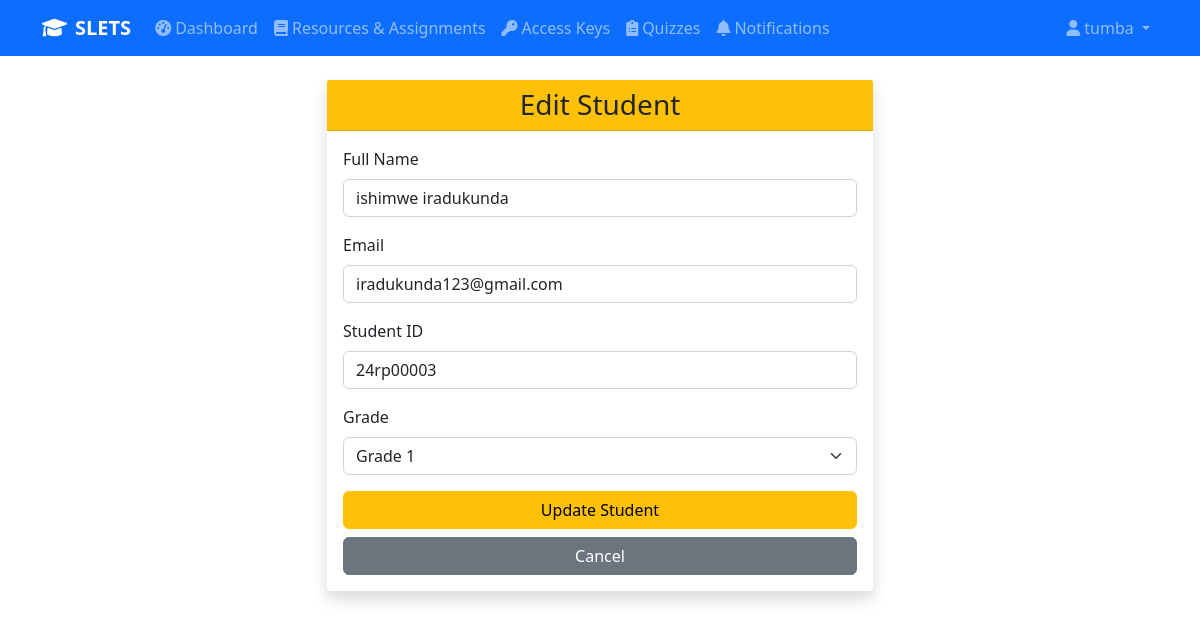
/teacher/edit_student/1 (signed in), run on the app's committed database.
### app.py (models this page shows, shortened)
class User(UserMixin, db.Model):
    id = db.Column(db.Integer, primary_key=True)
    username = db.Column(db.String(80), unique=True, nullable=False)
    password_hash = db.Column(db.String(255), nullable=False)
    role = db.Column(db.String(20), nullable=False)  # 'admin', 'teacher' or 'student'
    email = db.Column(db.String(255), nullable=False)

class Student(db.Model):
    id = db.Column(db.Integer, primary_key=True)
    name = db.Column(db.String(100), nullable=False)
    student_id = db.Column(db.String(20), unique=True, nullable=False)
    grade = db.Column(db.String(10), nullable=False)
    user_id = db.Column(db.Integer, db.ForeignKey('user.id'))
    teacher_id = db.Column(db.Integer, db.ForeignKey('user.id'), nullable=True)  # Teacher who created this student (nullable for self-registered)
    created_at = db.Column(db.DateTime, default=datetime.now)

### app.py (the view, shortened to what this page needs)
@app.route('/teacher/edit_student/<int:id>', methods=['GET', 'POST'])
@login_required
@teacher_required
def edit_student(id):
    student = Student.query.get_or_404(id)
    user_email = None
    if student.user_id:
        linked_user = User.query.get(student.user_id)
        if linked_user:
            user_email = linked_user.email
    return render_template('edit_student.html', student=student, user_email=user_email)

### app.py (called while the page is built)
@app.context_processor
def inject_notification_counts():
    student_unread = 0
    teacher_unread = 0
    try:
        if current_user.is_authenticated:
            if getattr(current_user, 'role', None) == 'student':
                student = Student.query.filter_by(user_id=current_user.id).first()
                if student:
                    student_unread = db.session.query(StudentNotification).filter_by(student_id=student.id, is_read=False).count()
            elif getattr(current_user, 'role', None) == 'teacher':
                try:
                    teacher_unread = db.session.query(TeacherNotification).filter_by(teacher_id=current_user.id, is_read=False).count()
                except Exception:
                    teacher_unread = 0
    except Exception:
        pass
    return dict(student_unread_notifications=student_unread, teacher_unread_notifications=teacher_unread)

@login_manager.user_loader
def load_user(user_id):
    return User.query.get(int(user_id))

def teacher_required(f):
    @wraps(f)
    @login_required
    def decorated_function(*args, **kwargs):
        if current_user.role != 'teacher':
            abort(403)
        return f(*args, **kwargs)
    return decorated_function

### templates/edit_student.html (shortened to what this page needs)
{% extends "base.html" %}
{% block content %}
<div class="container">
    <div class="row justify-content-center">
        <div class="col-md-6">
            <div class="card shadow">
                <div class="card-header bg-warning text-dark">
                    <h3 class="text-center mb-0">Edit Student</h3>
                </div>
                <div class="card-body">
                    <form method="POST">
                        <div class="mb-3">
                            <label for="name" class="form-label">Full Name</label>
                            <input type="text" class="form-control" id="name" name="name" value="{{ student.name }}" required>
                        </div>
                        <div class="mb-3">
                            <label for="email" class="form-label">Email</label>
                            <input type="email" class="form-control" id="email" name="email" value="{{ user_email or '' }}" placeholder="student@example.com">
                        </div>
                        <div class="mb-3">
                            <label for="student_id" class="form-label">Student ID</label>
                            <input type="text" class="form-control" id="student_id" name="student_id" value="{{ student.student_id }}" required>
                        </div>
                        <div class="mb-3">
                            <label for="grade" class="form-label">Grade</label>
                            <select class="form-select" id="grade" name="grade" required>
                                <option value="1" {% if student.grade == '1' %}selected{% endif %}>Grade 1</option>
                            </select>
                        </div>
                        <div class="d-grid gap-2">
                            <button type="submit" class="btn btn-warning">Update Student</button>
                            <a href="{{ url_for('teacher_dashboard') }}" class="btn btn-secondary">Cancel</a>
                        </div>
                    </form>
                </div>
            </div>
        </div>
    </div>
</div>
{% endblock %}

### templates/base.html (shortened to what this page needs)
<!DOCTYPE html>
<html lang="en">
<head>
    <link href="https://cdn.jsdelivr.net/npm/bootstrap@5.1.3/dist/css/bootstrap.min.css" rel="stylesheet">
    <link rel="stylesheet" href="https://cdnjs.cloudflare.com/ajax/libs/font-awesome/6.0.0/css/all.min.css">
</head>
<body>
    {% if current_user.is_authenticated %}
    <nav class="navbar navbar-expand-lg navbar-dark bg-primary">
        <div class="container">
            <a class="navbar-brand" href="{{ url_for('index') }}">
                <i class="fas fa-graduation-cap me-2"></i>SLETS
            </a>
            <div class="collapse navbar-collapse" id="navbarNav">
                <ul class="navbar-nav me-auto">
                    {% if current_user.role == 'admin' %}
                        <li class="nav-item">
                            <a class="nav-link" href="{{ url_for('admin_dashboard') }}">
                                <i class="fas fa-user-shield me-1"></i>Admin
                            </a>
                        </li>
                    {% elif current_user.role == 'teacher' %}
                        <li class="nav-item">
                            <a class="nav-link" href="{{ url_for('teacher_dashboard') }}">
                                <i class="fas fa-tachometer-alt me-1"></i>Dashboard
                            </a>
                        </li>
                        <li class="nav-item">
                            <a class="nav-link" href="{{ url_for('teacher_resources') }}">
                                <i class="fas fa-book me-1"></i>Resources & Assignments
                            </a>
                        </li>
                        <li class="nav-item">
                            <a class="nav-link" href="{{ url_for('manage_access_keys') }}">
                                <i class="fas fa-key me-1"></i>Access Keys
                            </a>
                        </li>
                        <li class="nav-item">
                            <a class="nav-link" href="{{ url_for('teacher_quizzes') }}">
                                <i class="fas fa-clipboard-list me-1"></i>Quizzes
                            </a>
                        </li>
                        <li class="nav-item">
                            <a class="nav-link position-relative" href="#" data-bs-toggle="modal" data-bs-target="#notificationModal">
                                <i class="fas fa-bell me-1"></i>Notifications
                            </a>
                        </li>
                    {% endif %}
                </ul>
                <ul class="navbar-nav">
                    <li class="nav-item dropdown">
                        <a class="nav-link dropdown-toggle" href="#" id="navbarDropdown" role="button" data-bs-toggle="dropdown">
                            <i class="fas fa-user me-1"></i>{{ current_user.username }}
                        </a>
                    </li>
                </ul>
            </div>
        </div>
    </nav>
    {% endif %}
    <main class="py-4">
        {% block content %}{% endblock %}
    </main>
</body>
</html>

### templates/base.html (style rules this page uses)
.navbar-brand { font-weight: bold; }
.card { border: none; box-shadow: 0 0.125rem 0.25rem rgba(0, 0, 0, 0.075); }
.card-header { border-bottom: 1px solid rgba(0, 0, 0, 0.125); }
.btn { border-radius: 0.375rem; }
.form-control, .form-select { border-radius: 0.375rem; }

### data on the page
User: username "tumba"
Student: name "ishimwe iradukunda", student_id "24rp00003", grade "Grade 1"
User: email "iradukunda123@gmail.com"
